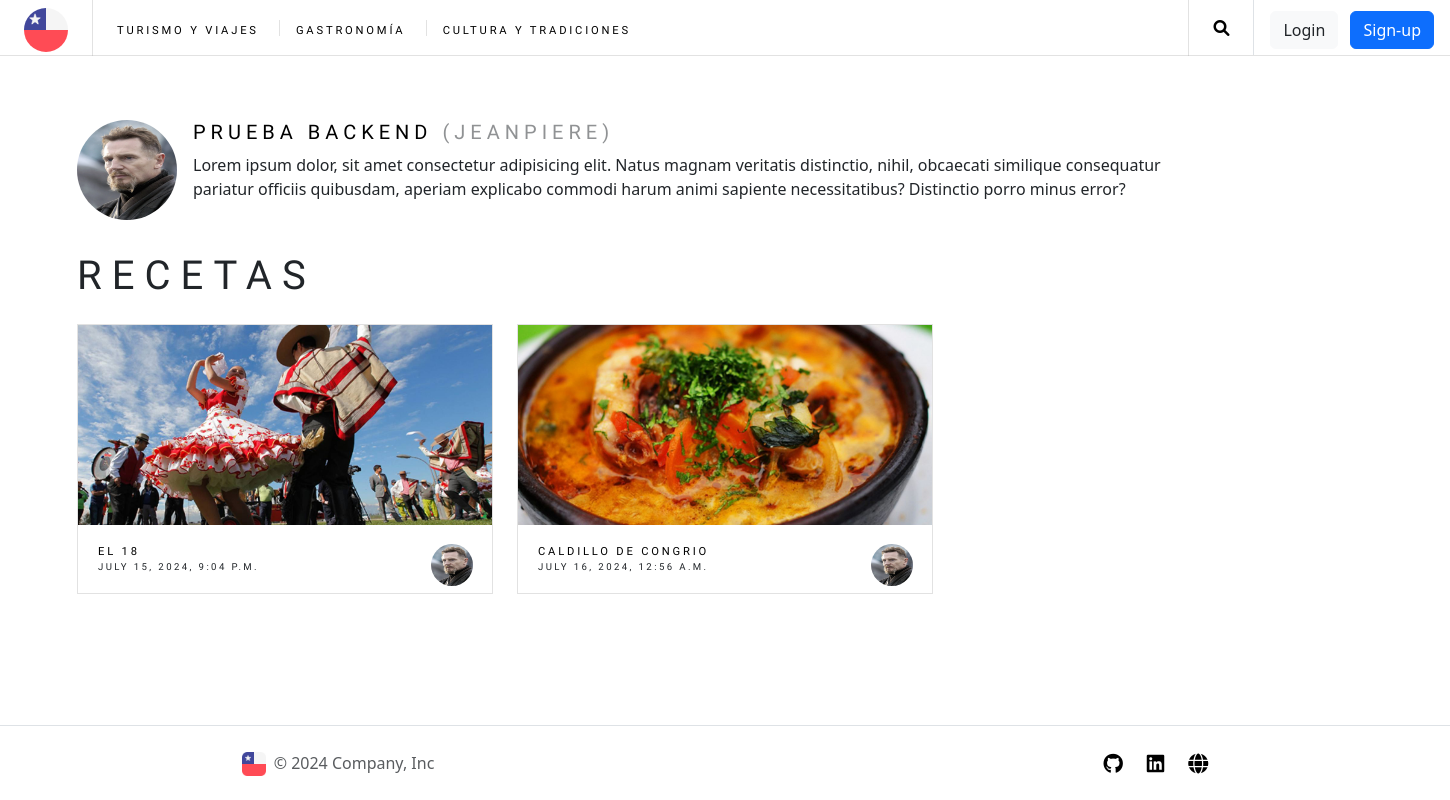
The app's page /profile/2/ with its own data.
### blog/models.py (models this page shows, shortened)
class Category(models.Model):
    name = models.CharField(max_length=255)
    description = models.TextField(blank=True, null=True)

class Post(models.Model):
    title = models.CharField(max_length=255)
    subtitle = models.CharField(max_length=255)
    cover = models.ImageField(upload_to='covers/', default='default.jpg', null=True, blank=True)
    content = RichTextUploadingField()
    created_at = models.DateTimeField(auto_now_add=True)
    updated_at = models.DateField(auto_now=True)
    category = models.ForeignKey(Category, on_delete=models.CASCADE, related_name='posts')
    subcategory = models.ForeignKey(SubCategory, on_delete=models.CASCADE, related_name='posts')
    author = models.ForeignKey(User, on_delete=models.CASCADE, related_name='posts')

### users/models.py (models this page shows, shortened)
class Profile(models.Model):
    user = models.OneToOneField(User, on_delete=models.CASCADE, related_name='profile')
    image = models.ImageField(upload_to='profile/', default='default.jpg')

### users/views.py (the view)
# urls.py: path('profile/', views.profile, name='profile'),
def profile(request, user_id=None):
    if user_id:
        current_user = get_object_or_404(User, id=user_id)
    else:
        if not request.user.is_authenticated:
            return redirect('login')
        current_user = request.user
    image_user = current_user.profile
    posts = current_user.posts.all()
    is_own_profile = current_user == request.user
    return render(request, 'profile.html', {'user': current_user, 'image': image_user, 'posts': posts, 'is_own_profile': is_own_profile})

### blog/context_processors.py (called while the page is built)
def all_category(request):
    categories = Category.objects.all()
    return {'categories': categories }

### users/templates/profile.html (shortened to what this page needs)
{% extends 'base.html' %}
{% load static %}
{% block content %}
<div class="container">
  <div class="d-md-flex align-items-center justify-content-between mb-4">
    <div class="d-flex mb-2">
      <img class="rounded-circle me-3" src="{{user.profile.image.url}}" alt="" height="100" width="100">
      <div style="width: 1000px;">
        <h1 id="settings-header" class="fs-5 lh-sm mb-0 pb-0">
          <a href="">
            {{user.first_name}} {{user.last_name}}
            <span class="text-body-tertiary">({{user.username}})</span>
          </a>
        </h1>
        <div class="d-flex align-items-center flex-wrap pt-2">
          <p class="">Lorem ipsum dolor, sit amet consectetur adipisicing elit. Natus magnam veritatis distinctio, nihil, obcaecati similique consequatur pariatur officiis quibusdam, aperiam explicabo commodi harum animi sapiente necessitatibus? Distinctio porro minus error?</p>
        </div>
      </div>
    </div>
  </div>
  <h1>Recetas</h1>
  <div class="pt-3">
    <div class="mini-posts row">
        {% for post in posts %}
        <div class="col-4">
            <article class="mini-post">
                <header>
                    <h3><a href="{% url 'post' post.id %}">{{post.title}}</a></h3>
                    <time class="published" datetime="2015-10-20">{{post.created_at}}</time>
                    <a href="{% url 'post' post.id %}" class="author">
                        <img src="{{post.author.profile.image.url}}" height="42" width="42">
                    </a>
                </header>
                <a href="{% url 'post' post.id %}" class="image card-img">
                    <img src="{{post.cover.url}}" alt="{{post.cover.name}}" />
                </a>
            </article>
        </div>
        {% endfor %}
    </div>
  </div>
</div>
{% endblock %}

### templates/navbar.html (shortened to what this page needs)
{% load static %}
<header id="header">
  <div class="ps-4">
      <a href="{% url 'home' %}" class="border-0"><img class="rounded-circle" src="{% static 'images/logo.jpg' %}" alt="" width="44" height="44"></a>
  </div>
  <nav class="links">
    <ul>
      {% for category in categories %}
      <li>
        <a href="{% url 'seccion' category.name %}">{{ category.name }}</a>
      </li>
      {% endfor %}
    </ul>
  </nav>
  <nav class="main">
    <ul>
      <li class="search">
        <a class="fa-search" href="#search">Search</a>
      </li>
    </ul>
  </nav>
  {% if request.user.is_authenticated %}
  <div class="dropdown px-3 border-start">
    <span class="dropdown-toggle" role="button" data-bs-toggle="dropdown" data-bs-display="static" aria-expanded="false">
      <img src="{{ user.profile.image.url }}" width="42" height="42" class="rounded-circle">
    </span>
    <ul class="dropdown-menu dropdown-menu-end dropdown-menu-lg-end text-center me-2">
      <li class="d-flex"><a class="dropdown-item" href="{% url 'profile' %}">My Profile</a></li>
      <li class="d-flex"><a class="dropdown-item" href="{% url 'my_post' %}">My Posts</a></li>
      <li class="d-inline"><hr class="dropdown-divider"></li>
      <li class="d-flex"><a class="dropdown-item" href="{% url 'logout' %}">Logout</a></li>
    </ul>
  </div>
  {% else %}
  <div class="px-3 border-start">
    <a class="btn btn-light me-2" href="{% url 'login' %}"><span class="text-dark">Login</span></a>
    <a class="btn btn-primary" href="{% url 'register' %}"><span class="text-white">Sign-up</span></a>
  </div>
  {% endif %}
</header>

### static/css/style.css (style rules this page uses)
body { display: grid; min-height: 100vh; grid-template-rows: auto 1fr auto; }
span { color: black; }
.card-img { height: 200px; width: 100%; object-fit: cover; }

### records on screen
Category: name "TURISMO Y VIAJES"
Category: name "GASTRONOMÍA"
Category: name "CULTURA Y TRADICIONES"
Post: title "EL 18", created_at "JULY 15, 2024, 9:04 P.M.", author.profile.image (picture), cover (picture)
Post: title "CALDILLO DE CONGRIO", created_at "JULY 16, 2024, 12:56 A.M.", author.profile.image (picture), cover (picture)

### other values on screen
{{ user.first_name }} "PRUEBA"
{{ user.last_name }} "BACKEND"
{{ user.username }} "JEANPIERE"
